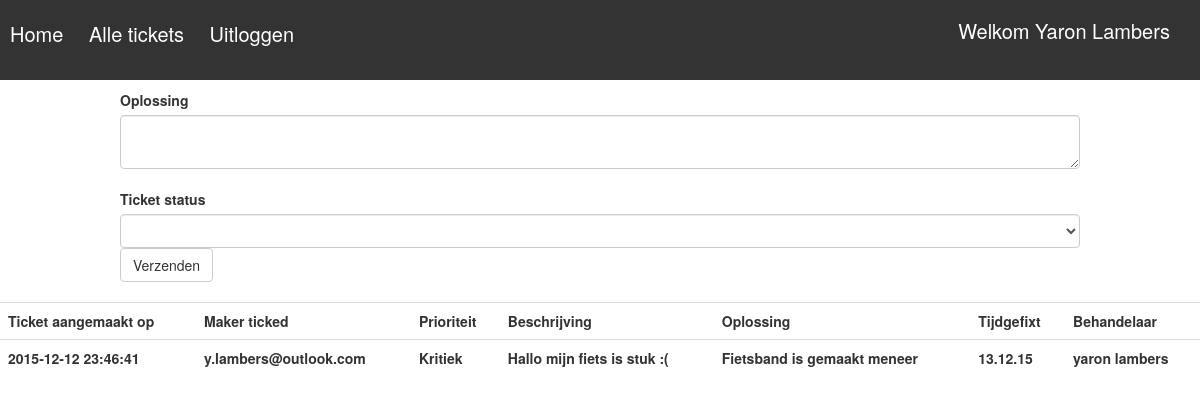
The page /includes/tickethandeling.php?id=1 (signed in) on the database its author committed.
### tables this page shows
CREATE TABLE `user` (
  `id` int(5) NOT NULL,
  `firstname` varchar(45) NOT NULL,
  `lastname` varchar(45) NOT NULL,
  `phone` int(14) NOT NULL,
  `role` int(2) NOT NULL DEFAULT '1',
  `email` varchar(100) NOT NULL,
  `password` varchar(32) NOT NULL
);

CREATE TABLE `ticket` (
  `idticket` int(11) NOT NULL,
  `customer` varchar(45) NOT NULL,
  `idcustomer` int(11) NOT NULL,
  `created_at` timestamp NOT NULL DEFAULT CURRENT_TIMESTAMP ON UPDATE CURRENT_TIMESTAMP,
  `urgentieLevel` int(3) NOT NULL,
  `description` varchar(45) NOT NULL,
  `employee` varchar(45) DEFAULT NULL,
  `fixed_at` varchar(14) DEFAULT NULL,
  `solution` longtext,
  `active` int(2) NOT NULL
);

### includes/tickethandeling.php (the view, shortened to what this page needs)
<!doctype html>
<html lang="en">
<head>
    <link rel="stylesheet" href="../css/style.css">
    <link rel="stylesheet" href="../css/bootstrap.css">
</head>
<body>
<?php
include_once('database.php');
$email = $_SESSION['email'];
$user_email = "SELECT * FROM user WHERE email LIKE '%$email%'";
$result = mysqli_query($db, $user_email);
$row = mysqli_fetch_assoc($result);
$userName = $row['firstname'] ." ". $row['lastname']. "<br/>";
$role = $row['role'];
if(!empty($_SESSION['email'])){
    echo '<div class="menubar">';
    echo "<h2>"."Welkom ". $userName."</h2>"."<br/>";
    echo '<a href="ticket.php">Home </a> ';
    echo '<a class="menu" href="ticket.php"> Alle tickets </a>';
    echo '<a href="logout.php">Uitloggen </a>';
    echo '</div>';
}else{
    header('location: ../index.php');
}
if ($role == 2){
    $id = $_GET['id'];
    $query = "SELECT * FROM ticket WHERE idticket='$id' ";
    $return = mysqli_query($db, $query);
    $row = mysqli_fetch_array($return);
    if($row['urgentieLevel'] == 1){
        $urgentieLevel = 'Laag';
    }elseif($row['urgentieLevel'] == 2){
        $urgentieLevel = 'Normaal';
    }elseif($row['urgentieLevel'] == 4){
        $urgentieLevel = 'Kritiek';
    }
    echo '
    <table class="table table-hover">
     <tr>
        <th>Ticket aangemaakt op </th>
        <th>Maker ticked</th>
        <th>Prioriteit</th>
        <th>Beschrijving </th>
        <th>Oplossing </th>
        <th>Tijdgefixt </th>
        <th>Behandelaar</th>
    </tr>
    ';
    echo '<tr>';
    echo "<th>".$row['created_at']."</th>";
    echo "<th>".$row['customer']. "</th>";
    echo "<th>".$urgentieLevel. "</th>";
    echo "<th>".$row['description'] . "</th>";
    echo "<th>" .$row['solution'] . "</th>";
    echo "<th>" .$row['fixed_at'] . "</th>";
    echo "<th>" .$row['employee'] . "</th>";
    echo '</tr>';
    echo '
        <div class="containerForm">
        <form method="POST">
         <label>Oplossing</label> <br/>
         <textarea class="form-control" name="solution" rows="" cols="100">  </textarea> <br/>
        <label> Ticket status </label>
        <select name="status" class="form-control"/>
        <option>  </option>
        ';
    echo'
            </select>
            <input class="btn btn-default" type="submit" name="submit" value="Verzenden"> <br/>
        </form>
        <br/>
        </div>
    ';
}

### css/style.css (style rules this page uses)
body { margin: 0; padding: 0; }
.containerForm { width: 80%; height: auto; margin: 0 auto; background: #fff; }
.menubar { width: 100%; height: 80px; color: #000; background: #333; margin-bottom: 10px; }
.menubar h2 { font-size: 20px; color: #fff; display: inline-block; position: absolute; right: 30px; }
.menubar a { color: #fff; font-size: 20px; text-decoration: none; padding: 0 10px; }

### rows shown on the page
user: firstname "Yaron", lastname "Lambers"
ticket: created_at "2015-12-12 23:46:41", customer "y.lambers@outlook.com", urgentieLevel "Kritiek", description "Hallo mijn fiets is stuk :(", solution "Fietsband is gemaakt meneer", fixed_at "13.12.15", employee "yaron lambers"
